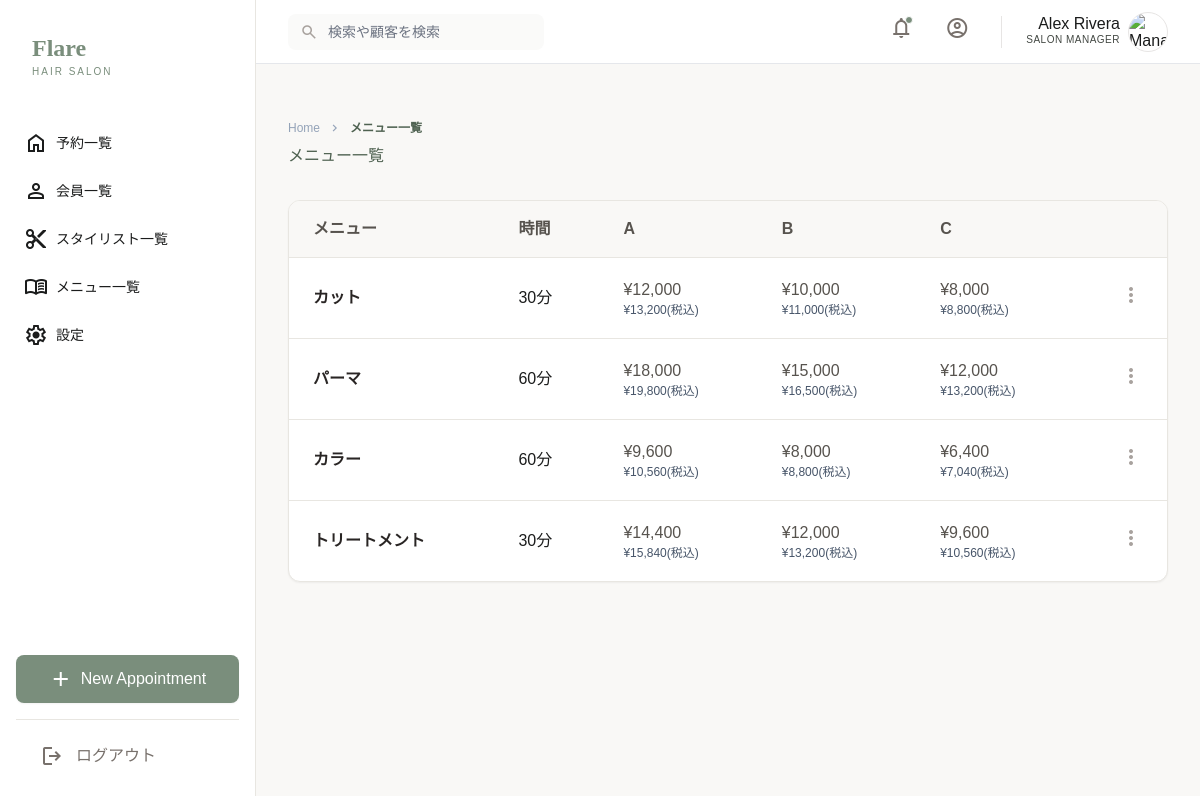
Page /menus on the committed database.
### app/models.py (models this page shows)
class Ranks(db.Model):
    __tablename__ = 'ranks'
    rank_id = db.Column(db.String(1), primary_key=True, nullable=False)
    stylists = db.relationship('Stylists', back_populates='rank')
    description = db.Column(db.String(100), default='特になし')
    title = db.Column(db.String(20), nullable=True)

class Menus(db.Model):
    __tablename__ = 'menus'
    menu_id = db.Column(db.String(5), primary_key=True, nullable=False)
    reservation_menus = db.relationship('ReservationMenus', back_populates='menu')
    reservations = db.relationship(
        'Reservations',
        secondary='reservation_menus',
        back_populates='menus'
    )
    menu_name = db.Column(db.String(30), nullable=False)
    duration_minutes = db.Column(db.Integer, nullable=False)

class MenuPrices(db.Model):
    __tablename__ = 'menu_prices'
    menu_id = db.Column(
        db.String(5),
        db.ForeignKey('menus.menu_id'),
        primary_key=True,
        nullable=False
    )
    rank_id = db.Column(
        db.String(1),
        db.ForeignKey('ranks.rank_id'),
        primary_key=True,
        nullable=False
    )
    price = db.Column(db.Integer, nullable=False)
    __table_args__ = (
        CheckConstraint('price > 0', name='check_price_positive'),
    )

### app/menus/routes.py (the view)
@menus_bp.route('/menus', methods=['GET'])
def menus_index():
    menus = Menus.query.all()
    ranks = Ranks.query.all()
    TAX_RATE = 0.10 # 10%の消費税
    prices = defaultdict(dict)
    for mp in MenuPrices.query.all():
        prices[mp.menu_id][mp.rank_id] = {
            "ex": mp.price,
            "in": int(mp.price * (1 + TAX_RATE))
        }
    return render_template(
        'menus/index.html',
        menus=menus,
        ranks=ranks,
        prices=prices,
        page_title='メニュー一覧',
        breadcrumb_items=[
            {"label": "メニュー一覧"}
        ]
    )

### app/filters.py (called while the page is built)
def yen(value):
    if value is None:
        return '-'
    try:
        return f"¥{int(value):,}"
    except (ValueError, TypeError):
        return '-'

### app/templates/menus/index.html (shortened to what this page needs)
{% extends "layout/app_shell.html" %}
{% from "components/content_header.html" import render as header %}
{% block content %}
<div class="bg-white border border-[#E8E6E1] rounded-xl shadow-sm overflow-hidden">
    <div class="overflow-x-auto">
        <table class="w-full text-left border-collapse">
            <thead>
                <tr class="bg-[#F9F8F6] border-b border-[#E8E6E1]">
                    <th class="px-6 py-4 font-button text-button text-stone-600">メニュー</th>
                    <th class="px-6 py-4 font-button text-button text-stone-600">時間</th>
                    {% for rank in ranks %}
                    <th class="px-6 py-4 font-button text-button text-stone-600">
                        {{ rank.rank_id }}
                    </th>
                    {% endfor %}
                    <th class="px-6 py-4 font-button text-button text-stone-600"></th>
                </tr>
            </thead>
            <tbody class="divide-y divide-[#E8E6E1]">
                {% for menu in menus %}
                <tr class="cursor-pointer hover:bg-[#F9F8F6]">
                    <td class=" px-6 py-5">
                        <span class="text-stone-800 font-bold">
                            {{ menu.menu_name }}
                        </span>
                    </td>
                    <td class="px-6 py-5">
                        <div class="flex items-center gap-3">
                            {{ menu.duration_minutes }}分
                        </div>
                    </td>
                    {% for rank in ranks %}
                    <td class="px-6 py-5 text-stone-600">
                        <p>{{ prices[menu.menu_id][rank.rank_id].ex | yen }}</p>
                        <p class="text-slate-600 text-xs">{{ prices[menu.menu_id][rank.rank_id].in | yen }}(税込)</p>
                    </td>
                    {% endfor %}
                    <td class="px-6 py-5 text-right align-middle">
                        <button class="text-stone-400 hover:text-stone-800 transition-colors">
                            <span class="material-symbols-outlined" data-icon="more_vert">more_vert</span>
                        </button>
                    </td>
                </tr>
                {% endfor %}
            </tbody>
        </table>
    </div>
</div>
{% endblock %}

### app/templates/layout/base.html (style rules this page uses)
.material-symbols-outlined { font-variation-settings: 'FILL' 0, 'wght' 400, 'GRAD' 0, 'opsz' 24; }

### rows in the picture
Ranks: rank_id "A", menu_id "¥13,200", menu_id "¥19,800", menu_id "¥10,560", menu_id "¥15,840"
Ranks: rank_id "B", menu_id "¥11,000", menu_id "¥16,500", menu_id "¥8,800", menu_id "¥13,200"
Ranks: rank_id "C", menu_id "¥8,800", menu_id "¥13,200", menu_id "¥7,040", menu_id "¥10,560"
Menus: menu_name "カット", duration_minutes "30"
MenuPrices: price "¥12,000"
MenuPrices: price "¥10,000"
MenuPrices: price "¥8,000"
Menus: menu_name "パーマ", duration_minutes "60"
MenuPrices: price "¥18,000"
MenuPrices: price "¥15,000"
MenuPrices: price "¥12,000"
Menus: menu_name "カラー", duration_minutes "60"
MenuPrices: price "¥9,600"
MenuPrices: price "¥8,000"
MenuPrices: price "¥6,400"
Menus: menu_name "トリートメント", duration_minutes "30"
MenuPrices: price "¥14,400"
MenuPrices: price "¥12,000"
MenuPrices: price "¥9,600"

### other values in the picture
{{ item.label }} "メニュー一覧"
{{ page_title }} "メニュー一覧"
